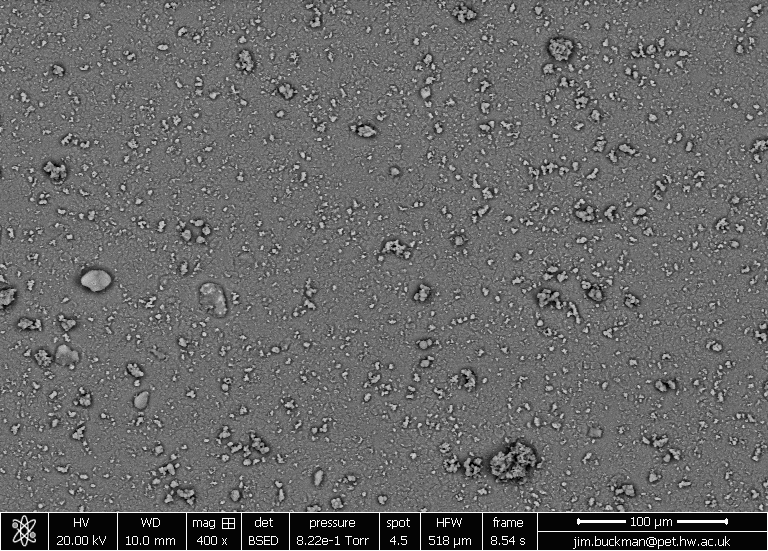
#> input picture WT1.tif, 768 x 551 px; its folder holds only this picture in this run
$ python Threshtom_1.py   (older library calls are emulated)
#> lines starting #> are read from the running program, lines starting #| are printed output that depends on the picture; after the words box and inside, x2 and y2 are one past the last pixel; in counts of white or black regions, pixels touching at a corner belong together
import pylab
from skimage import io
from skimage.filters import threshold_otsu, threshold_adaptive
import glob

# Open and crop images
for image in glob.glob('*.tif'):
    file_name = str(image)
    image = io.imread(image,as_gray=True)
#> image is the input picture: shape (551, 768); min 0, max 252, mean 103.4
    pylab.imshow(image)
    pylab.show()
    m,n =image.shape
#> m = 551; n = 768
    print(m ,n)
#| 551 768
    m_input = int(input("Crop y value :")) # Crop size usually 50 but depends on size scale-bar
#> the answer given: 100
    image_crop = image[0:m-m_input, 0:n]
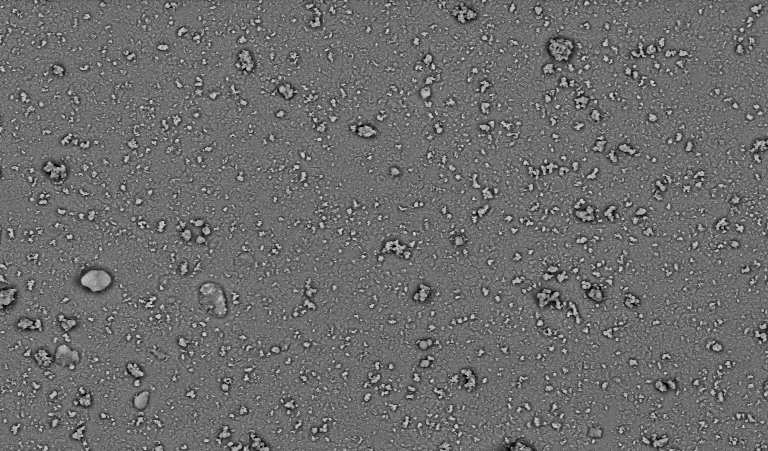
#> image_crop: shape (451, 768); min 0, max 223, mean 108.3
    m,n =image_crop.shape
#> m = 451
    areaimage = m*n
#> areaimage = 346368
    print("The area of the cropped image is :",  areaimage)
#| The area of the cropped image is : 346368

#Manual global threshold
    pylab.hist(image_crop.ravel(), 256)
    pylab.show()
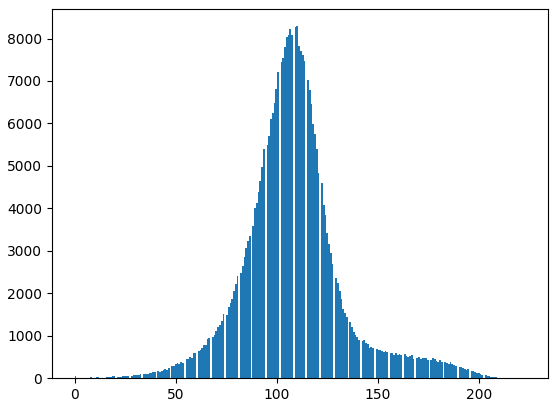
#> figure drawn by matplotlib, 1 panel; tallest bar 8290 high, from x = 109.8 to 110.6
    thresh_value = int(input("Input threshold value: "))
#> the answer given: 100
    image_manual = image_crop > thresh_value
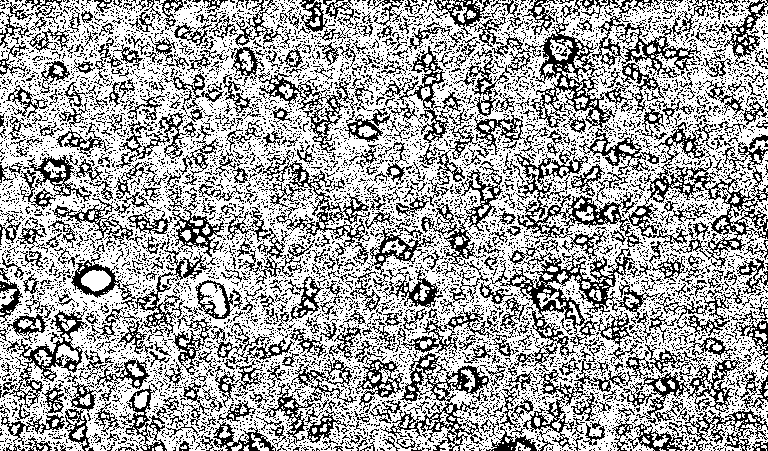
#> image_manual: shape (451, 768) bool; 64.9% white; black in thin lines or dots
    pylab.imshow(image_manual)
    pylab.show()
    areacatalyst = image_manual.sum()
#> areacatalyst = 224671
    coverage_manual = float(areacatalyst) / areaimage * 100
#> coverage_manual = 64.86
    print("For manual thresh, the coverage is (%): ", "%.2f" % coverage_manual)
#| For manual thresh, the coverage is (%):  64.86

#Global Otsu method
    T = threshold_otsu(image_crop)
#> T = 116
    image_otsu = image_crop > T
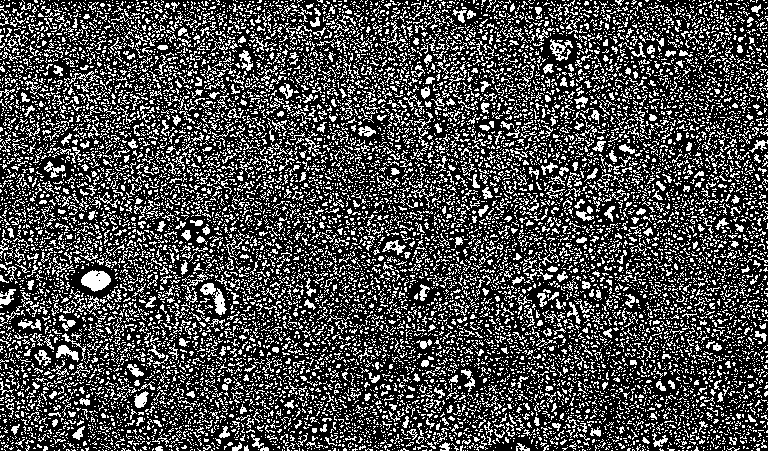
#> image_otsu: shape (451, 768) bool; 29.2% white in thin lines or dots
    pylab.imshow(image_otsu, cmap='Blues')
    pylab.savefig('Otsu ' + file_name, format ='tiff', dpi = 400)
    pylab.show()
    areacatalyst = image_otsu.sum()
#> areacatalyst = 101243
    coverage_otsu = float(areacatalyst) / areaimage * 100
#> coverage_otsu = 29.23
    print("For Otsu thresh, the coverage is (%): ", "%.2f" % coverage_otsu)
#| For Otsu thresh, the coverage is (%):  29.23

#Adaptive thresholding
    block_size = 39
    image_adaptive = threshold_adaptive(image_crop, block_size, offset=10)
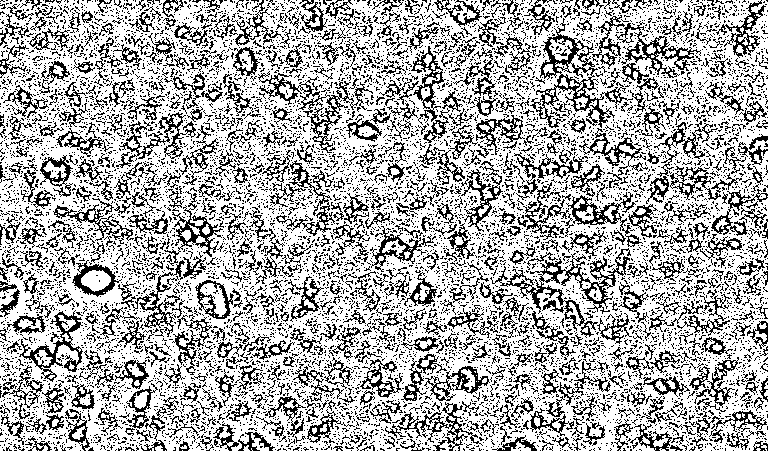
#> image_adaptive: shape (451, 768) bool; 68.7% white; black in thin lines or dots
    pylab.imshow(image_adaptive, cmap='Purples')
    pylab.savefig('Adaptive ' + file_name, format ='tiff', dpi = 400)
    pylab.show()
    areacatalyst = image_adaptive.sum()
#> areacatalyst = 237899
    coverage_adaptive = float(areacatalyst) / areaimage * 100
#> coverage_adaptive = 68.68
    print("For adaptive thresh, the coverage is (%): ", "%.2f" % coverage_adaptive)
#| For adaptive thresh, the coverage is (%):  68.68

#Plot images
    fig, axes = pylab.plt.subplots(nrows=3, figsize=(7, 8))
    ax0, ax1, ax2 = axes

    ax0.imshow(image_manual)
    ax0.set_title('Manual global thresholding', fontsize=15)
    ax0.text(70, 70, "Coverage= " "%.2f" % coverage_manual, style='italic', color='white',
             fontsize=10, bbox={'facecolor':'black', 'alpha':0.5, 'pad':10})

    ax1.imshow(image_otsu)
    ax1.set_title('Otsu global thresholding')
    ax1.text(70, 70, "Coverage= " "%.2f" % coverage_otsu, style='italic', color='white',
             fontsize=10, bbox={'facecolor':'black', 'alpha':0.5, 'pad':10})

    ax2.imshow(image_adaptive)
    ax2.set_title('Adaptive thresholding')
    ax2.text(70, 70, "Coverage= " "%.2f" % coverage_adaptive, style='italic', color='white',
             fontsize=10, bbox={'facecolor':'black', 'alpha':0.5, 'pad':10})

    for ax in axes:
        ax.axis('off')

    pylab.show()

$ run again, on WT13.tif
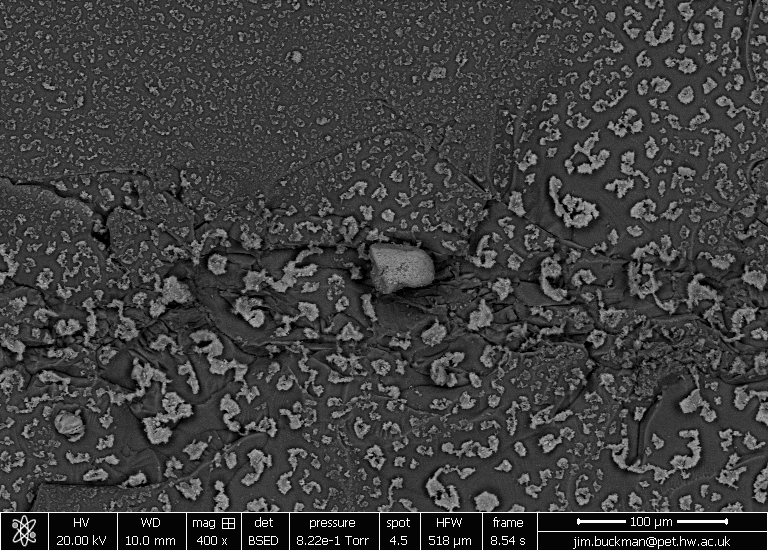
#> input picture WT13.tif, 768 x 551 px
#> image is the input picture: shape (551, 768); min 0, max 252, mean 62.3
#| 551 768
#| The area of the cropped image is : 346368
#> `image_manual = image_crop > thresh_value`:
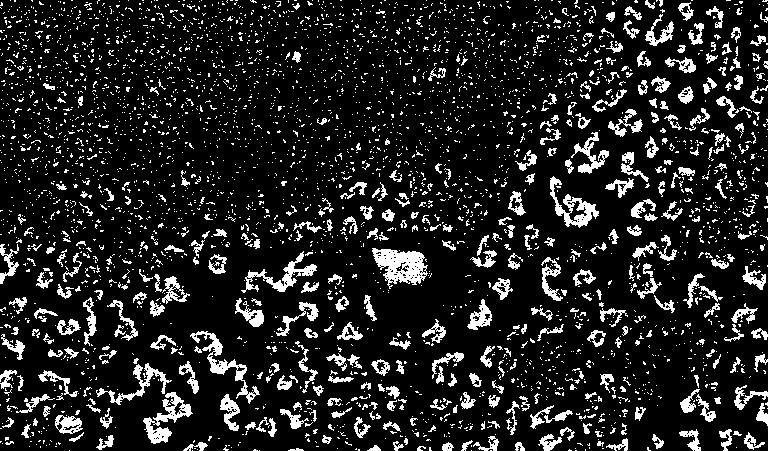
#> image_manual: shape (451, 768) bool; 13.4% white; 3738 white regions (3358 under 20 px), largest, box (x1, y1, x2, y2) and area: (372, 248, 428, 289) 1284, (143, 392, 193, 444) 876, (190, 331, 260, 404) 864
#> `areacatalyst = image_manual.sum()`: areacatalyst = 46312
#> coverage_manual = 13.37
#| For manual thresh, the coverage is (%):  13.37
#> T = 79
#> image_otsu: shape (451, 768) bool; 23% white; 4280 white regions (3629 under 20 px), largest, box (x1, y1, x2, y2) and area: (371, 246, 434, 293) 1822, (190, 330, 260, 404) 1162, (142, 392, 194, 444) 1045
#> `areacatalyst = image_otsu.sum()`: areacatalyst = 79760
#> coverage_otsu = 23.03
#| For Otsu thresh, the coverage is (%):  23.03
#> `image_adaptive = threshold_adaptive(image_crop, block_size, offset=10)`:
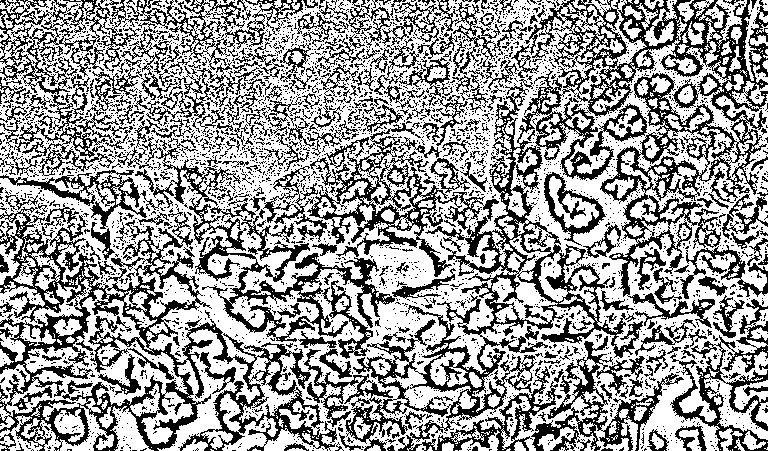
#> image_adaptive: shape (451, 768) bool; 61.3% white; black in thin lines or dots
#> `areacatalyst = image_adaptive.sum()`: areacatalyst = 212360
#> coverage_adaptive = 61.31
#| For adaptive thresh, the coverage is (%):  61.31

$ run again, on WT14.tif
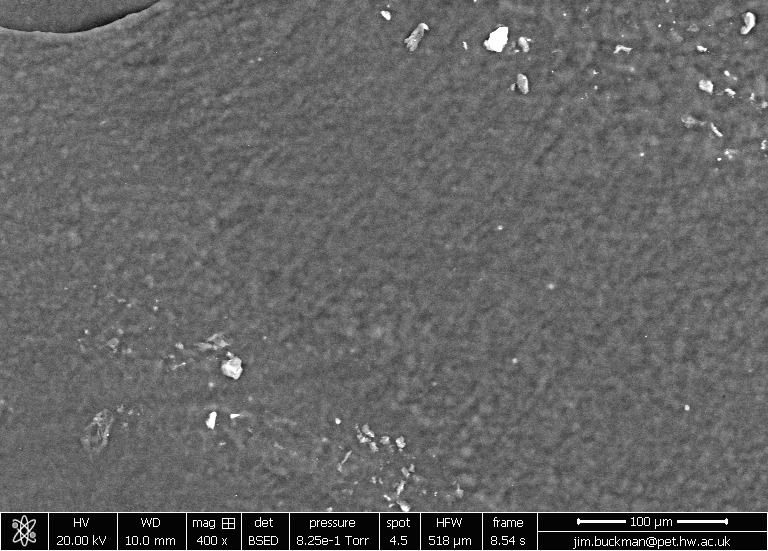
#> input picture WT14.tif, 768 x 551 px
#> image is the input picture: shape (551, 768); min 4, max 255, mean 100.3
#| 551 768
#| The area of the cropped image is : 346368
#> `image_manual = image_crop > thresh_value`:
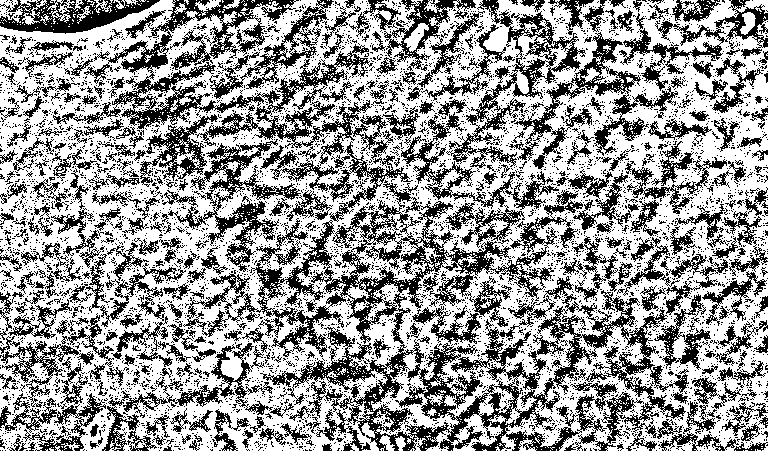
#> image_manual: shape (451, 768) bool; 60.3% white; black in thin lines or dots
#> `areacatalyst = image_manual.sum()`: areacatalyst = 208977
#> coverage_manual = 60.33
#| For manual thresh, the coverage is (%):  60.33
#> T = 107
#> image_otsu: shape (451, 768) bool; 37.7% white; 6530 white regions (5969 under 20 px), largest, box (x1, y1, x2, y2) and area: (620, 53, 768, 221) 7192, (0, 0, 175, 163) 6849, (482, 85, 628, 200) 3602
#> `areacatalyst = image_otsu.sum()`: areacatalyst = 130617
#> coverage_otsu = 37.71
#| For Otsu thresh, the coverage is (%):  37.71
#> `image_adaptive = threshold_adaptive(image_crop, block_size, offset=10)`:
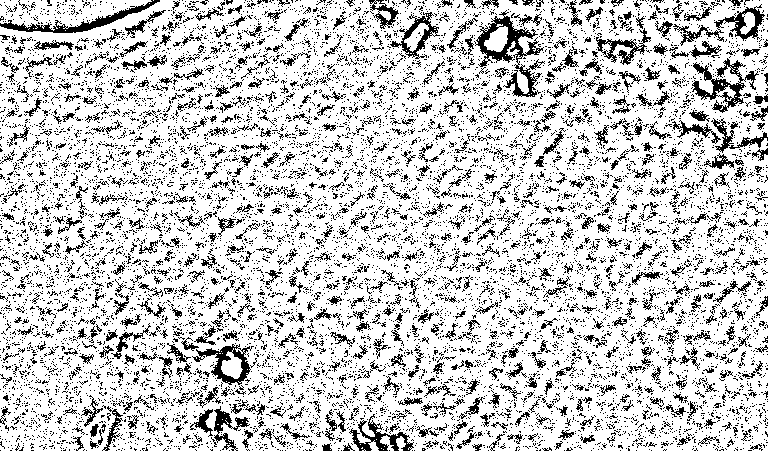
#> image_adaptive: shape (451, 768) bool; 79.8% white; black in thin lines or dots
#> `areacatalyst = image_adaptive.sum()`: areacatalyst = 276471
#> coverage_adaptive = 79.82
#| For adaptive thresh, the coverage is (%):  79.82

$ run again, on WT15.TIF
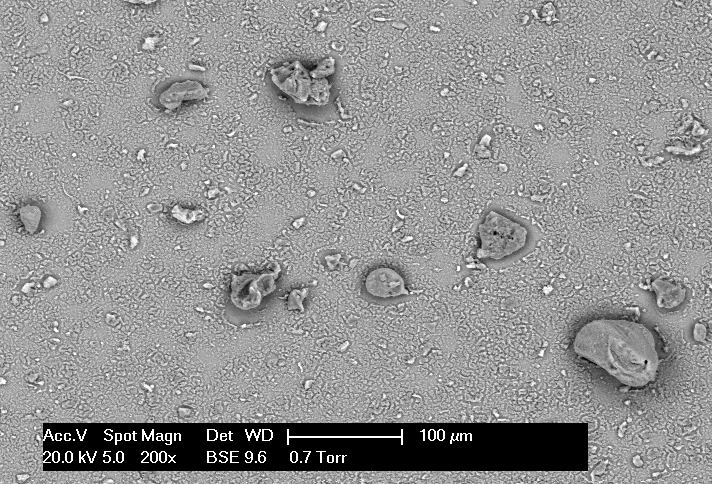
#> input picture WT15.TIF, 712 x 484 px
#> image is the input picture: shape (484, 712); min 0, max 255, mean 146
#| 484 712
#| The area of the cropped image is : 273408
#> `image_manual = image_crop > thresh_value`:
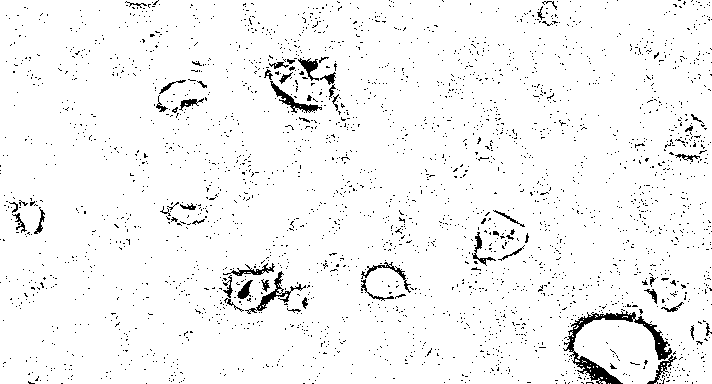
#> image_manual: shape (384, 712) bool; 96% white; black in thin lines or dots
#> `areacatalyst = image_manual.sum()`: areacatalyst = 262519
#> coverage_manual = 96.02
#| For manual thresh, the coverage is (%):  96.02
#> T = 155
#> image_otsu: shape (384, 712) bool; 50.5% white; black in thin lines or dots
#> `areacatalyst = image_otsu.sum()`: areacatalyst = 138070
#> coverage_otsu = 50.5
#| For Otsu thresh, the coverage is (%):  50.50
#> `image_adaptive = threshold_adaptive(image_crop, block_size, offset=10)`:
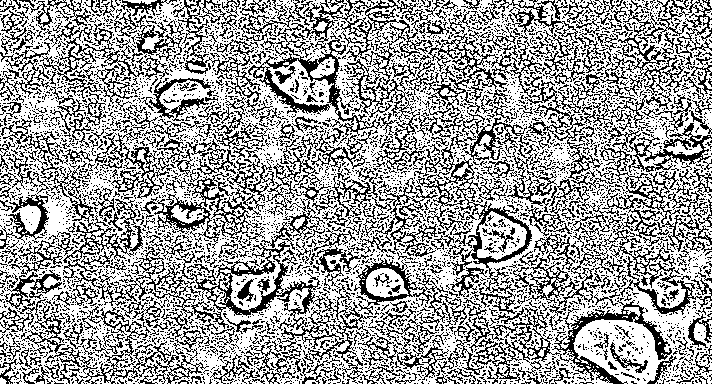
#> image_adaptive: shape (384, 712) bool; 63.4% white; black in thin lines or dots
#> `areacatalyst = image_adaptive.sum()`: areacatalyst = 173417
#> coverage_adaptive = 63.43
#| For adaptive thresh, the coverage is (%):  63.43
